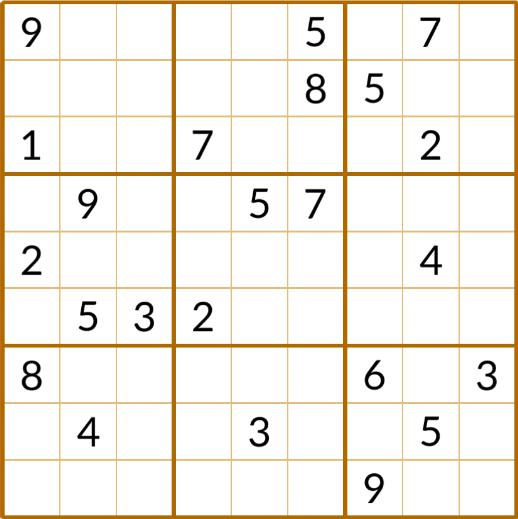

Recreate this plot in Python.
import pyautogui as pag
im1 = pag.screenshot(region=(681,173,518,519))
im1.save("screenshot.jpg")